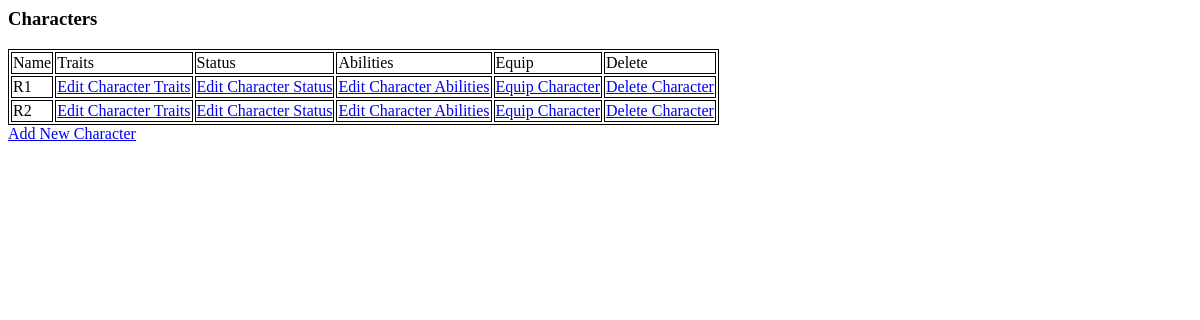
The app's page /osric_character_tools/characters.php, older data.
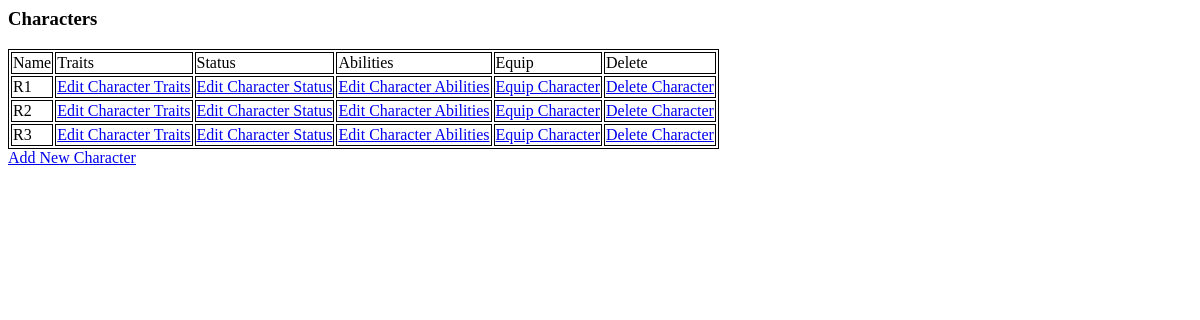
The same page, newer data.
### tables this page shows
CREATE TABLE IF NOT EXISTS `characters` (
  `CharacterName` varchar(255) NOT NULL,
  `CharacterGender` int(11) NOT NULL,
  `CharacterAge` float NOT NULL,
  `CharacterHeight` float NOT NULL,
  `CharacterWeight` float NOT NULL,
  `CharacterId` bigint(20) unsigned NOT NULL AUTO_INCREMENT,
  `CharacterAlignment` int(11) NOT NULL,
  `RaceId` bigint(20) NOT NULL,
  PRIMARY KEY (`CharacterId`)
);

### osric_character_tools/characters.php (the view, shortened to what this page needs)
<html>
<head>
<link rel="stylesheet" type="text/css" href="./css/class.css" />
</head>
<body>
<?php
include("./inc/misc.inc");
$cxn = mysqli_connect($host,$user,$passwd,$dbname) or die("Couldn't connect to server");
$query = "SELECT * from characters";
$result = mysqli_query($cxn,$query) or die("Couldn't execute query.");
?>
<h3>Characters</h3>
<?php
echo "<table id='osric_characters'>";
echo "<tr><td>Name</td><td>Traits</td><td>Status</td><td>Abilities</td><td>Equip</td><td>Delete</td></tr>";
while($row = mysqli_fetch_assoc($result))
{
echo "<tr>";
echo "<td>{$row['CharacterName']}</td>";
echo "<td><a href='editcharacter.php?CharacterId={$row['CharacterId']}'>Edit Character Traits</a></td>";
echo "<td><a href='editcharacterstatus.php?CharacterId={$row['CharacterId']}'>Edit Character Status</a></td>";
echo "<td><a href='editcharacterabilities.php?CharacterId={$row['CharacterId']}'>Edit Character Abilities</a></td>";
echo "<td><a href='equipcharacter.php?CharacterId={$row['CharacterId']}'>Equip Character</a></td>";
echo "<td><a href='deletecharacter.php?CharacterId={$row['CharacterId']}'>Delete Character</a></td>";
echo "</tr>";
}
echo "</table>";
echo "<a href='editcharacter.php?CharacterId=-1'>Add New Character</a></td>";
?>
</body>
</html>

### osric_character_tools/css/class.css (style rules this page uses)
table,td { border: 1px solid black; }

Row changes from the older to the newer data that the page shows:
added characters: CharacterName "R3"
